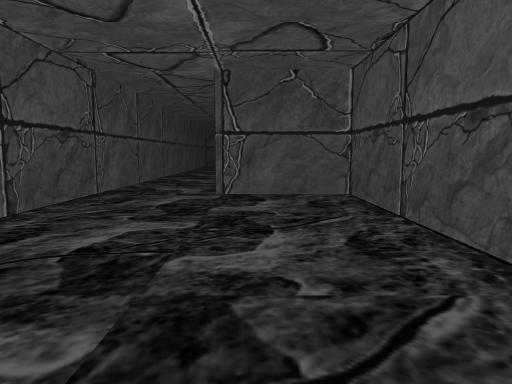
[1] (above)

17 first-person views from a walk through a scene from a Unity 3-D project. The camera is 1.2 m above the floor, tilts 6° down and sees 70° across. Doors are open. The floor is counted in squares, 2 m on a side. Each view is taken from the middle of a square. On the plan, view 1 faces up. The plan holds only what a view shows up to about 10 squares ahead; the rest is blank. The player character is not drawn. Some animated figures are not drawn.

[2]
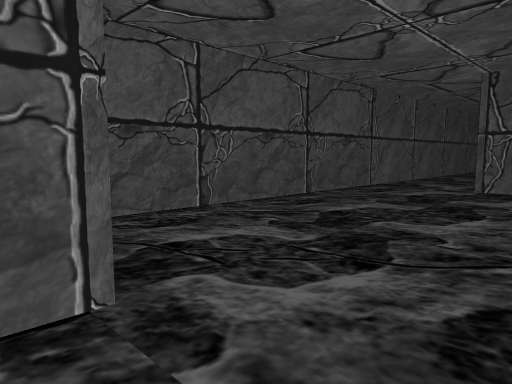

[3]
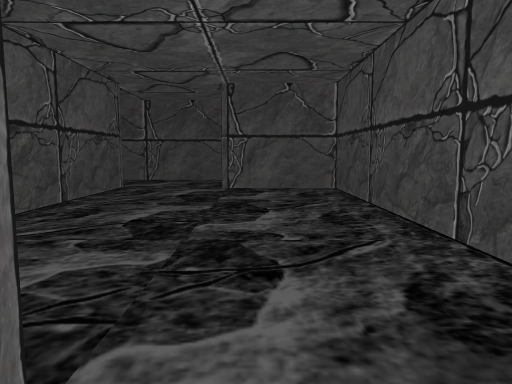

[4]
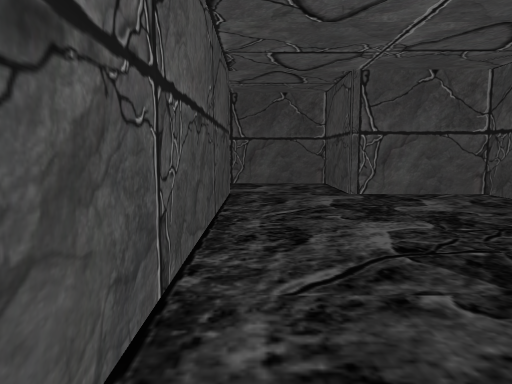

[5]
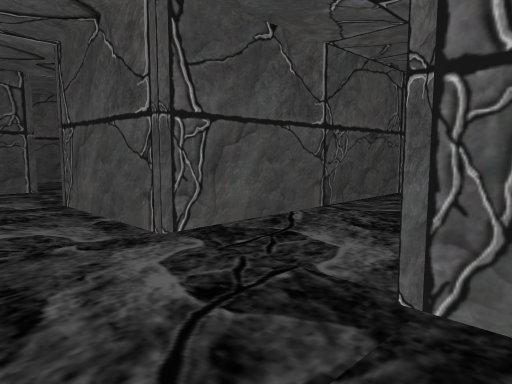

[6]
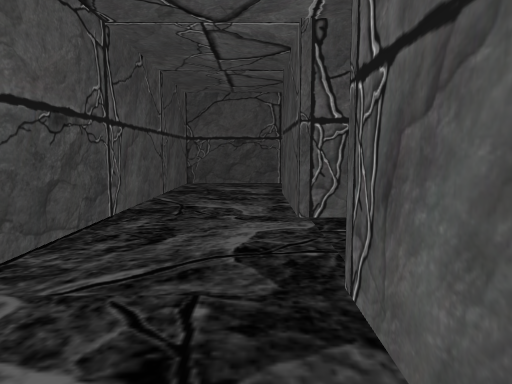

[7]
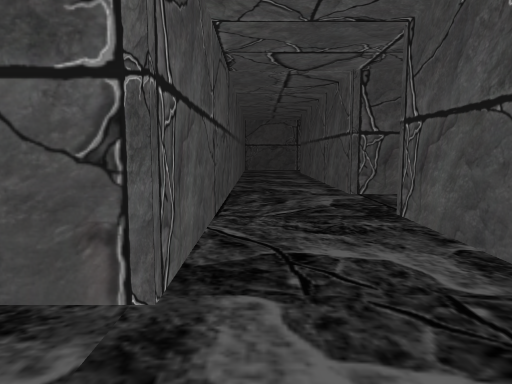

[8]
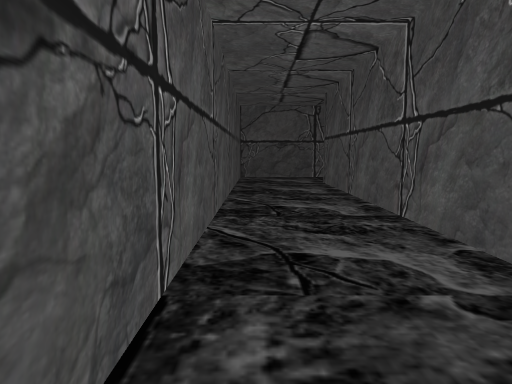

[9]
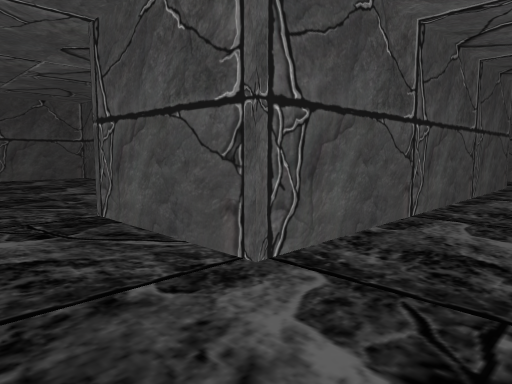

[10]
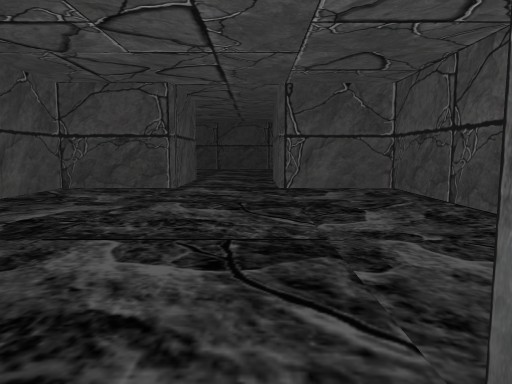

[11]
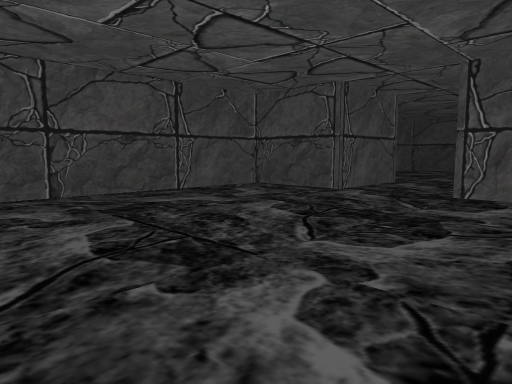

[12]
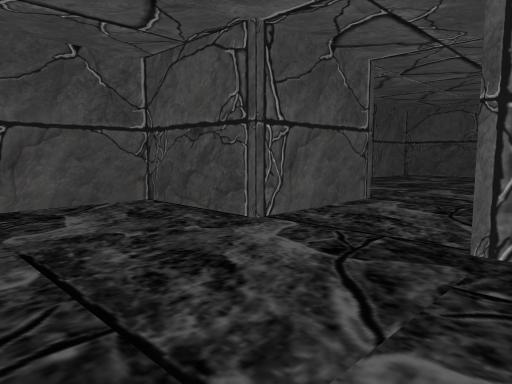

[13]
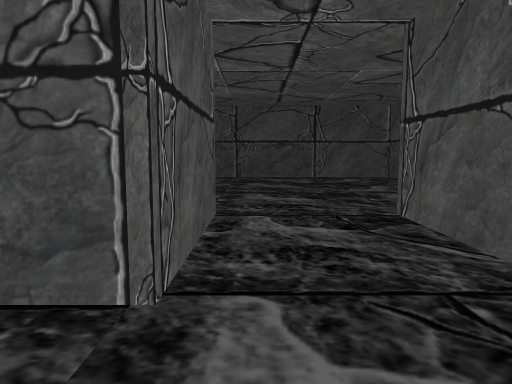

[14]
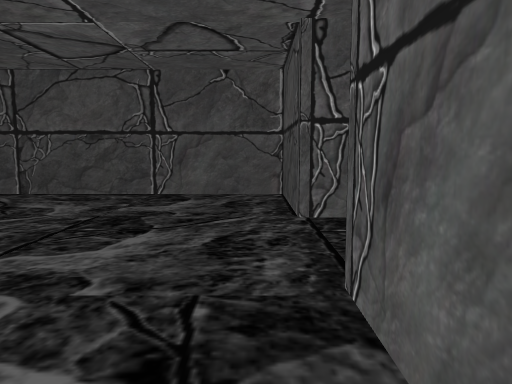

[15]
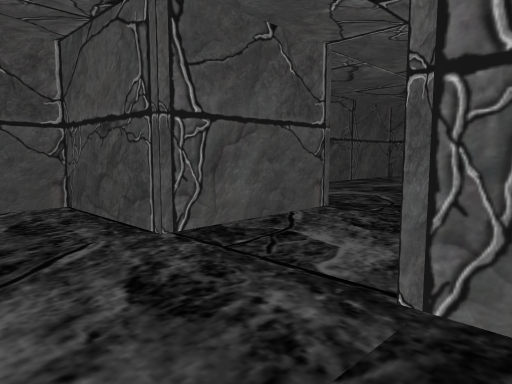

[16]
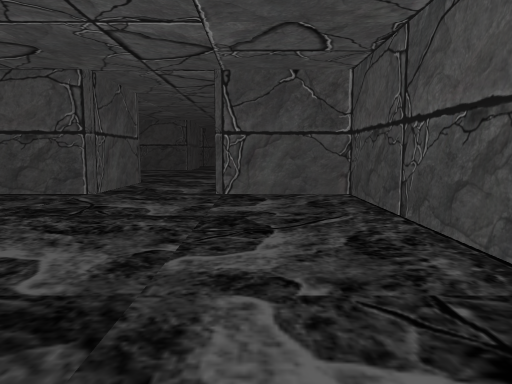

[17]
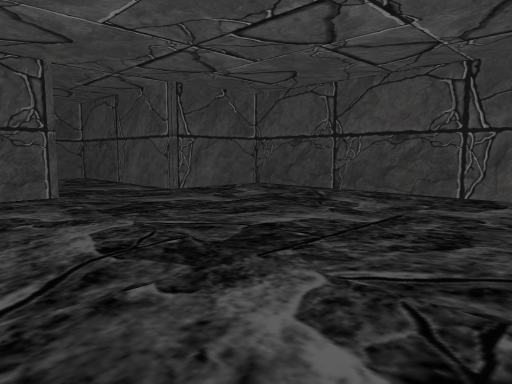

### Floor plan
Key: @ floor where view 1 was taken; # wall or solid block; . floor; O other object.
Columns run from 3 left of view 1 to 22 right of it. Each row starts with its distance up from view 1.
 14           ################
 13           #......##......#
 12       ###OO......OO......#
 11 O     #..  ......  ......#
 10 O     #.. .......  ......#
  9 O     O  ##......##......#
  8 O     O   #......##......#
  7 O     O   ################
  6 O .###O
  5 #....#O
  4 #....#O  OO
  3 #....##..
  2 #....##..
  1 #....#O  #
  0 #..@.OO  #
 -1 ###..  ....
 -2   ##.  ...
 -3    ######

Where each view was taken, in squares from view 1:
view 1: 0 up, 0 right, facing up
view 2: 1 down, 1 right, facing up-left
view 3: 6 up, 1 left, facing down
view 4: 5 up, 1 right, facing down
view 5: 2 down, 6 right, facing up-left
view 6: 1 down, 7 right, facing left
view 7: 2 down, 4 right, facing up
view 8: 2 up, 4 right, facing up
view 9: 11 up, 4 right, facing down-right
view 10: 10 up, 7 right, facing right
view 11: 8 up, 8 right, facing up-right
view 12: 9 up, 11 right, facing up-right
view 13: 11 up, 12 right, facing right
view 14: 13 up, 16 right, facing down
view 15: 12 up, 17 right, facing down-left
view 16: 12 up, 21 right, facing left
view 17: 8 up, 13 right, facing up-left
